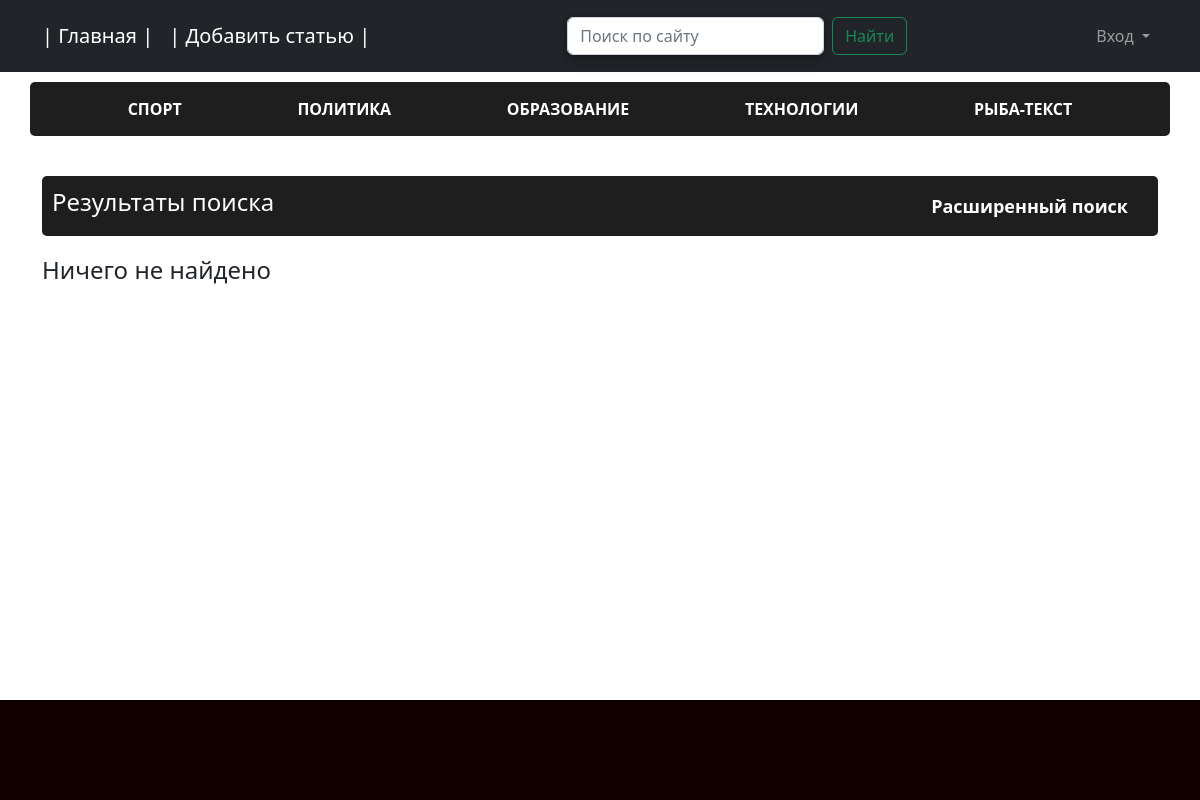
The page /search_2/ on the database its author committed.
### news/models.py (models this page shows, shortened)
class Category(models.Model):
    name = models.CharField(max_length=64, unique=True, verbose_name='Категории' )
    subscribers = models.ManyToManyField(User)
    class Meta:
        verbose_name = 'Категория'
        verbose_name_plural = 'Категории'
    def get_absolute_url(self):
        return reverse('category', kwargs={'category_id': self.pk})

### news/views.py (the view, shortened to what this page needs)
# urls.py: path('search_2/', SearchHeader.as_view(), name='search_2'),
class SearchHeader(FilterView):
    model = Post
    template_name = 'search_2.html'
    paginate_by = 2
    def get_context_data(self, **kwargs):
        context = super().get_context_data(**kwargs)
        q = self.request.GET.get('q', '')
        return context

### news/templatetags/categories_tags.py (called while the page is built)
@register.inclusion_tag('categories.html')
def all_categories():
    cats = Category.objects.all()
    return {"cats": cats}

@register.filter(name='trans_category')
def get_value_dict(category):
    for key, value in cat_dist.items():
        if key == category:
            return value
    return ''

### templates/search_2.html (shortened to what this page needs)
{% extends 'index.html' %}
{% block content %}
<div class="header_top">
    <h4>Результаты поиска</h4>
    <a class="search_link" href="{% url 'search_site' %}">Расширенный поиск</a>
</div>
<div id="search_view"  class="search_view">
        {% for post in results %}
        {% if post.title == 'lorem' %}
        <div class="header_news" onclick="location.href='{% url 'lorem_post' pk=post.pk %}'">
            <h5 class="upper">{% lorem 4 w random %}</h5>
            {{post.dataCreation|date:'M d Y'}}
        </div>
        <p class="author">Автор: {{ post.author }}</p>
        {% else %}
        <div class="header_news" onclick="location.href='{% url 'news_detail' pk=post.pk %}'">
            <h5 class="upper">{{ post.title }}</h5>
            {{post.dataCreation|date:'M d Y'}}
        </div>
        <p class="author">Автор: {{ post.author }}</p>
        {% endif %}
        <div class="text_news">
            {% if post.title == 'lorem' %}
                {% lorem 30 w random %}
                <a href="{% url 'lorem_post' pk=post.pk %}">Подробнее &raquo;</a>
            {% else %}
                {{ post.text|truncatewords:30 }}
                <a href="{% url 'news_detail' pk=post.pk %}">Подробнее &raquo;</a>
            {% endif %}
        </div>
        {% empty %}
            <div class="noscreach">
                <h4>Ничего не найдено</h4>
            </div>
        {% endfor %}
</div>
{% endblock content %}

### templates/categories.html
{% load categories_tags %}
{% load cache %}
{% cache 600 categories %}
{% block cat %}
    <div class="categry_header">
        {% for category in cats %}
            <div class="category_menu">
                <a href="{{ category.get_absolute_url }}" class="category_menu_link">{{ category.name|trans_category }}</a>
            </div>
            {% endfor%}
        </div>
{% endblock cat %}
{% endcache %}

### static/css/my_styles.css (style rules this page uses)
body { min-height: 100vh; display: flex; flex-direction: column; }
.header_top { min-height: 60px; padding: 10px; margin: 20px 0; display: flex; flex-wrap: wrap; align-items: center; justify-content: space-between; border-radius: 5px; background-color: #1e1e1e; color: #ffffff; }
.search_link { margin-right: 20px; font-size: 18px; font-weight: 600; text-decoration: none; color: #ffffff; }
.categry_header { margin: 10px 0; display: block; display: flex; flex-wrap: wrap; align-items: center; justify-content: space-evenly; border-radius: 5px; background-color: #1e1e1e; }
.category_menu_link { padding: 15px 30px; display: block; text-transform: uppercase; font-size: 16px; font-weight: 600; text-decoration: none; color: #ffffff; }

### rows shown on the page
Category: name|trans_category "СПОРТ"
Category: name|trans_category "ПОЛИТИКА"
Category: name|trans_category "ОБРАЗОВАНИЕ"
Category: name|trans_category "ТЕХНОЛОГИИ"
Category: name|trans_category "РЫБА-ТЕКСТ"
